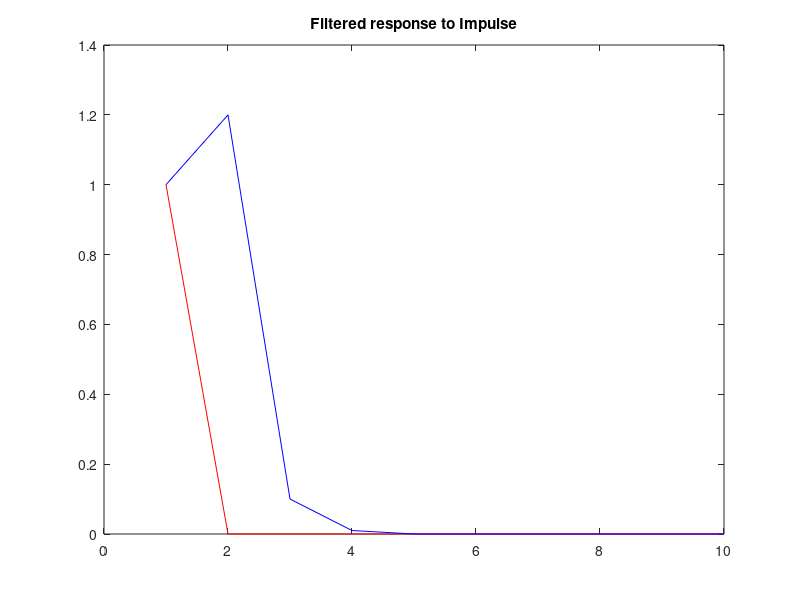

MATLAB code for this plot: (Note: this script raises an error after producing the figure.)
%for impulse
len = 10; % array length
x1 = zeros(len,1); % initalise x1
x1(1) = 1; % add impulse
y1 = zeros(len,1); % initialise output 1

for n = (1: len) % for loop to calculate output
    if n == 1 % if statements used to account for x(-3), x(-2), and x(-1), letting them equal 0
        y1(n) = x1(n); 
    elseif n == 2
        y1(n) = x1(n) + 1.2*x1(n-1);
    elseif n == 3
        y1(n) = x1(n)+ 1.2*x1(n-1) + .1*x1(n-2);
    else
        y1(n) = x1(n) + 1.2*x1(n-1) + .1*x1(n-2)+ 0.01*x1(n-3);
    end
end
% for cosines
fs = [0.5, 20, 100]; % arrays of frequencies
fsamp = 250; % sampling frequency
tstart = 0; % starting time
tend = 3; % finishing time
t = (tstart:1/fsamp :tend); % time array
sig1 = cos(2*pi*t*fs(1)); % signal 1
sig2 = cos(2*pi*t*fs(2)); % signal 2
sig3 = cos(2*pi*t*fs(3)); % signal 3

x2 = [sig1; sig2; sig3]; % array of signals
y2 = zeros(size(x2)); % array of outputs 
len = length(sig1); % get length of signal and set to length
for m = 1:3 %for loop used to do all three signals efficiently
    for n = (1: len) % same process to calculate outputs as was done above
        if n == 1
            y2(m,n) = x2(m,n);
        elseif n == 2
            y2(m,n) = x2(m,n) + 1.2*x2(m,n-1);
        elseif n == 3
            y2(m,n) = x2(m,n)+ 1.2*x2(m,n-1) + .1*x2(m,n-2);
        else
            y2(m,n) = x2(m,n) + 1.2*x2(m,n-1) + .1*x2(m,n-2)+ 0.01*x2(m,n-3);
        end
    end
end
% plot impulse response
figure(1)
plot(x1, 'r-')
hold on 
plot(y1, 'b-')
title('Filtered response to Impulse')
%plot cosine response, in a separate figure
figure(2)
tiledlayout(3,1)
nexttile
plot(x2(1,:), 'r-')
hold on 
plot(y2(1,:), 'b-')
title('Filtered response to cosine wave of f = 0.5Hz')

nexttile
plot(x2(2,:), 'r-')
hold on 
plot(y2(2,:), 'b-')
title('Filtered response to cosine wave of f = 20Hz')

figure()
%plot(x2(3,:), 'r-')
title('Filtered response to cosine wave of f = 100Hz')
hold on 
plot(y2(3,:), 'b-')
